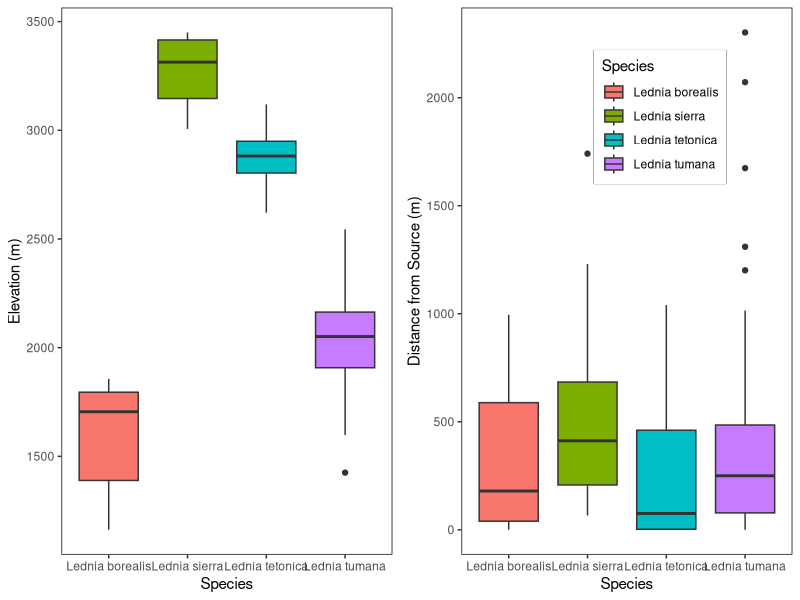

Here is the R script that generated this plot: (Note: this script raises an error after producing the figure.)
#Project: Lednia Review Paper Analysis
#Title:Stoneflies in the genus Lednia (Plecoptera: Nemouridae): sentinels of climate change impacts on mountain stream biodiversity
#journal: Biodiversity and Conservation
#Date: Sept 30,2021

######################################################
library(tidyverse)
library(ggplot2)
library(cowplot)
######################################################

data<-read.csv("Data/Lednia.analysis.csv")
######################################################

#Figure 4:
elev.sp<-data%>%
  ggplot(aes(x=Species,y=Elev.m, fill=Species))+
  geom_boxplot()+
  ylab("Elevation (m)")+ theme_bw()+
  theme(panel.grid.major = element_blank(),
        panel.grid.minor = element_blank(),
        panel.border = element_rect(colour = "black"))+
  theme(legend.position = "none")

dist.sp<-data%>%
  filter(D.From.Source.m< 5000)%>%
  ggplot(aes(x=Species,y=D.From.Source.m, fill=Species))+
  geom_boxplot()+
  ylab("Distance from Source (m)")+ theme_bw()+
  theme(panel.grid.major = element_blank(),
        panel.grid.minor = element_blank(),
        panel.border = element_rect(colour = "black"),
        legend.box.background = element_rect(colour = "black", linetype='solid'))+
  theme(legend.position = c(.6,.8))

dist.genus<-data%>%
  ggplot(aes(x=Genus,y=D.From.Source.m, fill=Genus))+
  geom_boxplot()+
  ylab("Distance from Source (m)")

elev.genus<-data%>%
  ggplot(aes(x=Genus,y=Elev.m, fill=Genus))+
  geom_boxplot()+
  ylab("Elevation (m)")+ theme_bw()+
  theme(panel.grid.major = element_blank(),
        panel.grid.minor = element_blank(),
        panel.border = element_rect(colour = "black"))+
  theme(legend.position = "none")


plot_grid(elev.sp,dist.sp)

elev.anova<-aov(Elev.m~Species, data=data)
summary(elev.anova)
TukeyHSD(elev.anova)

sd(data$D.From.Source.m)
stderr(data$D.From.Source.m)
dist.anova<-aov(D.From.Source.m~Species, data=data)
summary(dist.anova)
TukeyHSD(dist.anova)

##########################################################################################
#Figure 3
time.pops<-data%>%
  filter(Species !="Lednia tumana")%>%
  group_by(Year)%>%
  add_column(Pops=1)%>%
  transmute(number.pops=sum(Pops))
  
time.pops%>%
  ggplot(aes(x=Year)) + 
  geom_bar()

time.pops%>%
  ggplot(aes(x=Year,y=number.pops)) + 
  geom_point()+
  ylab("Elevation (m)")+ theme_bw()+
  theme(panel.grid.major = element_blank(),
        panel.grid.minor = element_blank(),
        panel.border = element_rect(colour = "black"))+
  theme(legend.position = "none")
  
  ########################################################################################################################  
#Population discovery
  
#by species
new_data<-read.csv("Data/lednia_new_data.csv")

new_dataz<-new_data%>%
  add_column(number=1)%>%
  group_by(Species)%>%
  mutate(total.number.pops=sum(number))%>%
  ungroup()%>%
  group_by(Species, Year,total.number.pops)%>%
  summarise(number.pops=sum(number))%>%
  ungroup()%>%
  drop_na()

new_dataz%>%
  ggplot(aes(x=Year, y=number.pops, colour=Species))+
  geom_point()+
  geom_line()

#write.csv(new_dataz, "new_dataz.csv")  
newer_dataz<-read.csv("Data/new_dataz.csv")

newer_dataz%>%
  ggplot(aes(x=Year, y=new.pops, colour=Species))+
  geom_point()+
  geom_line()+
  ylab("Cumulative Number of Popualtions Discovered")+
  theme_bw()+
  theme(panel.grid.major = element_blank(),
        panel.grid.minor = element_blank(),
        panel.border = element_rect(colour = "black"))

#all lednia

new_datazz<-new_data%>%
  add_column(number=1)%>%
  summarise(number.pops=sum(number))%>%
  ungroup()%>%
  drop_na()

write.csv(new_datazz, "new_datazx.csv") 
